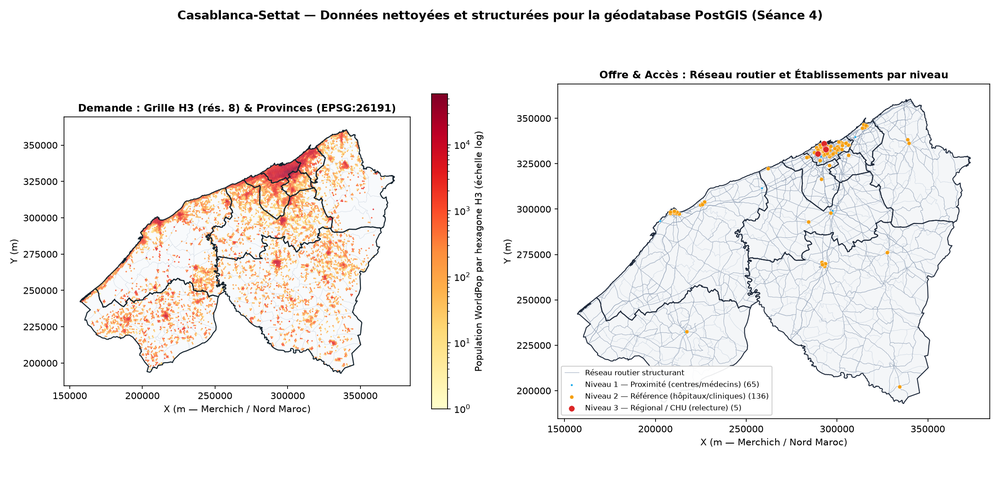
#> input picture preuves/carte_nettoyage.png, 1000 x 480 px, shrunk from 2250 x 1080 before the run
$ python generer_presentation_seance4.py
#> lines starting #> are read from the running program, lines starting #| are printed output that depends on the picture
"""
generer_presentation_seance4.py — Génère le support de présentation PDF 16:9 de la Séance 4
dans le même style graphique que `présentation_scéance3_acquisition.pdf`.
"""
from __future__ import annotations

from pathlib import Path
import matplotlib
matplotlib.use("Agg")
import matplotlib.pyplot as plt
from matplotlib.backends.backend_pdf import PdfPages
from matplotlib.patches import FancyBboxPatch, Rectangle
import matplotlib.image as mpimg

_parent = Path(__file__).resolve().parent.parent
RACINE = _parent.parent if _parent.name.startswith("Phase_") else _parent
CARTE_NETTOYAGE = RACINE / "preuves" / "carte_nettoyage.png"
SORTIE_REPO = RACINE / "presentation" / "seance4_pretraitement.pdf"
SORTIE_DOSSIER = RACINE.parent / "présentation_séance4_prétraitement.pdf"

ENCRE = "#14232E"
SARCELLE = "#1E8A80"
AMBRE = "#C8742A"
BLEU = "#2B7BB9"
ROUGE = "#C0392B"
GRIS = "#6B7280"
FOND = "#F1F4F7"
LIGNE = "#D9DEE3"

TOTAL_PAGES = 12


def nouvelle_page(num: int, section: str = "", titre: str = "", sombre: bool = False):
    fig = plt.figure(figsize=(16, 9), dpi=150)
    ax = fig.add_axes([0, 0, 1, 1])
    ax.set_xlim(0, 16)
    ax.set_ylim(0, 9)
    ax.axis("off")

    if sombre:
        ax.add_patch(Rectangle((0, 0), 16, 9, facecolor=ENCRE, edgecolor="none"))
        ax.add_patch(Rectangle((0, 0), 0.18, 9, facecolor=SARCELLE, edgecolor="none"))
    else:
        ax.add_patch(Rectangle((0, 0), 16, 9, facecolor="white", edgecolor="none"))
        ax.add_patch(Rectangle((0, 0), 0.18, 9, facecolor=SARCELLE, edgecolor="none"))
        if section:
            ax.text(1.1, 8.15, section.upper(), color=AMBRE, fontsize=11, fontweight="bold")
        if titre:
            ax.text(1.1, 7.62, titre, color=ENCRE, fontsize=22, fontweight="bold")
            ax.plot([1.1, 14.9], [7.32, 7.32], color=LIGNE, linewidth=1.2)
        ax.text(
            1.1, 0.42,
            "Accès aux soins — Casablanca-Settat   ·   Séance 4 — Pré-traitement et géodatabase PostGIS",
            color=GRIS, fontsize=9.5,
        )
        ax.text(14.9, 0.42, f"{num} / {TOTAL_PAGES}", color=GRIS, fontsize=9.5, fontweight="bold", ha="right")
    return fig, ax


def page_section(pdf: PdfPages, num_sec: str, titre: str, sous_titre: str):
    fig, ax = nouvelle_page(0, sombre=True)
    ax.text(1.3, 5.4, num_sec, color=AMBRE, fontsize=68, fontweight="bold")
    ax.text(1.3, 4.1, titre, color="white", fontsize=30, fontweight="bold")
    ax.text(1.3, 3.3, sous_titre, color="#94A3B8", fontsize=15)
    pdf.savefig(fig)
    plt.close(fig)


def carte_kpi(ax, x: float, y: float, w: float, h: float, couleur: str, val: str, lbl: str, sous: str):
    ax.add_patch(FancyBboxPatch((x, y), w, h, boxstyle="round,pad=0.04,rounding_size=0.08", facecolor=FOND, edgecolor="none"))
    ax.add_patch(Rectangle((x, y), 0.10, h, facecolor=couleur, edgecolor="none"))
    ax.text(x + 0.25, y + h - 0.55, val, color=couleur, fontsize=21, fontweight="bold")
    ax.text(x + 0.25, y + h - 1.05, lbl, color=ENCRE, fontsize=12, fontweight="bold")
    ax.text(x + 0.25, y + 0.28, sous, color=GRIS, fontsize=9.5)


def construire_pdf(dest: Path):
    dest.parent.mkdir(parents=True, exist_ok=True)
    with PdfPages(dest) as pdf:
        # Slide 1 : Couverture
        fig = plt.figure(figsize=(16, 9), dpi=150)
        ax = fig.add_axes([0, 0, 1, 1])
        ax.set_xlim(0, 16)
        ax.set_ylim(0, 9)
        ax.axis("off")
        ax.add_patch(Rectangle((0, 0), 16, 9, facecolor="white", edgecolor="none"))
        ax.add_patch(Rectangle((0, 0), 8.2, 9, facecolor=ENCRE, edgecolor="none"))
        ax.add_patch(Rectangle((0, 0), 0.18, 9, facecolor=SARCELLE, edgecolor="none"))
        ax.text(0.9, 7.3, "GÉODATA APPLIQUÉE · SÉANCE 4", color=AMBRE, fontsize=12, fontweight="bold")
        ax.text(0.9, 5.5, "Accès aux soins\ndans la région\nCasablanca-Settat", color="white", fontsize=28, fontweight="bold", linespacing=1.18)
        ax.text(0.9, 3.9, "Pré-traitement, validation topologique\net géodatabase PostGIS (EPSG:26191)", color="#CBD5E1", fontsize=15, linespacing=1.3)
        ax.text(0.9, 2.0, "SOUILAH Meryem · MANYANI Hiba · ZOUHRI Imane\nBELMOKHTARE Fatima Ezzahra · GUEROUANE Imane", color="white", fontsize=10.5, linespacing=1.4)
        ax.text(0.9, 1.25, "Élèves ingénieurs 3e année", color="#94A3B8", fontsize=10.5)
        if CARTE_NETTOYAGE.exists():
            img = mpimg.imread(CARTE_NETTOYAGE)
#> img is the input picture: shape (480, 1000, 4) float32; mean R, G, B, A 0.952, 0.941, 0.936, 1
            ax_img = fig.add_axes([0.52, 0.12, 0.46, 0.76])
            ax_img.imshow(img)
            ax_img.axis("off")
        pdf.savefig(fig)
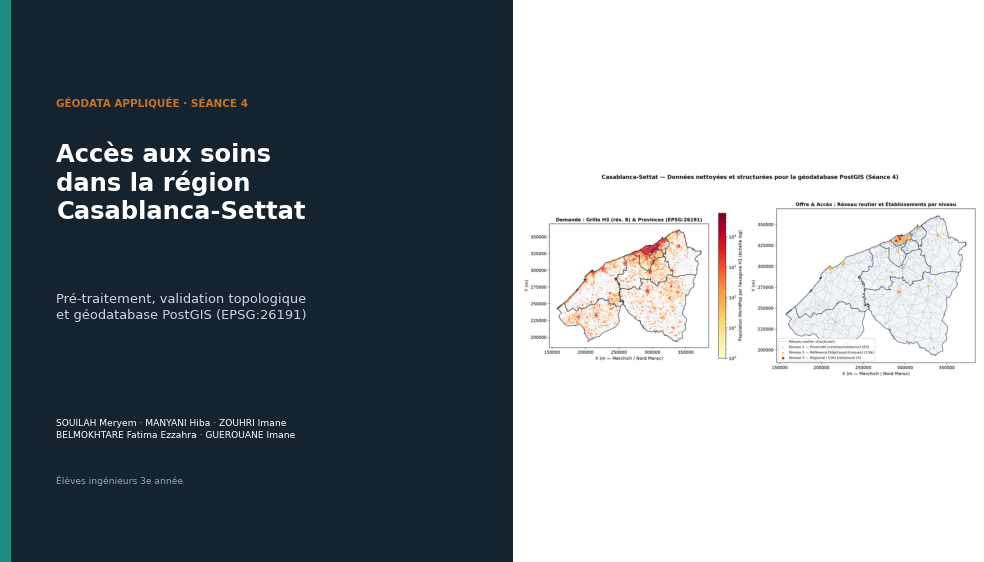
#> figure drawn by matplotlib, 2 panels
        plt.close(fig)

        # Slide 2 : Plan
        fig, ax = nouvelle_page(2, "", "Déroulé de la présentation")
        items = [
            ("01", "Rappel du défi et cahier des charges", "Question spatiale et exigences de l'intersession 3"),
            ("02", "Pipeline de nettoyage et topologie", "Mode --dry-run, doublons point/polygone OSM, graphe routier et grille H3"),
            ("03", "Modèle de données (MCD / MLD) et schéma PostGIS", "8 tables normalisées, 10 clés étrangères, contraintes CHECK et index GIST"),
            ("04", "Requêtes spatiales métier et plans d'exécution", "3 requêtes pour la séance 5 évaluées avec EXPLAIN (ANALYZE, BUFFERS)"),
            ("05", "Démonstration live et sauvegarde", "Preuve de rejet FK/SRID, sauvegarde pg_dump et test de restauration"),
        ]
        for idx, (num, t, st) in enumerate(items):
            y = 6.3 - idx * 1.12
            ax.text(1.1, y, num, color=AMBRE, fontsize=20, fontweight="bold")
            ax.text(2.2, y + 0.12, t, color=ENCRE, fontsize=15, fontweight="bold")
            ax.text(2.2, y - 0.22, st, color=GRIS, fontsize=11)
            ax.plot([1.1, 14.9], [y - 0.45, y - 0.45], color=LIGNE, linewidth=0.9)
        pdf.savefig(fig)
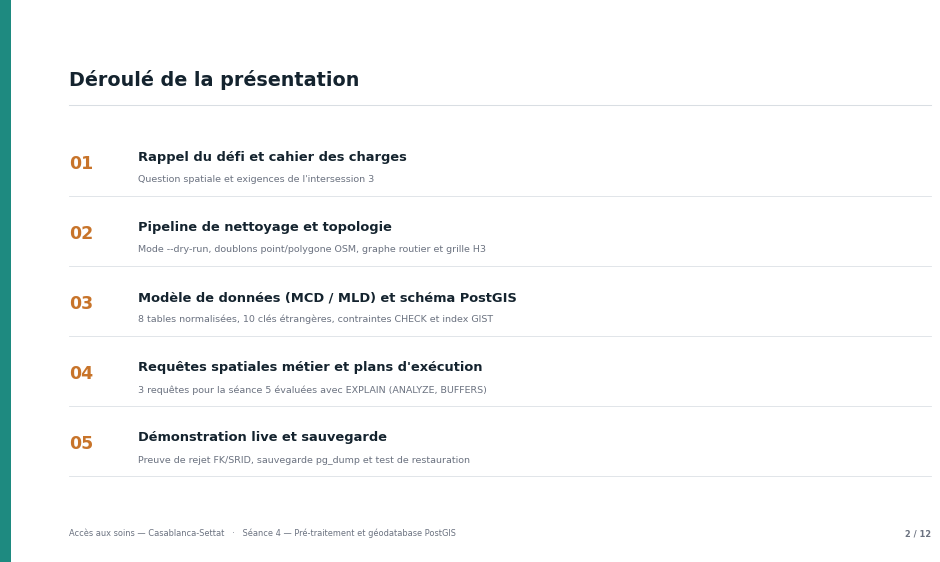
#> figure drawn by matplotlib, 1 panel
        plt.close(fig)

        # Slide 3 : Section 01
        page_section(pdf, "01", "Le défi et les attendus de la séance 4", "De la donnée brute collectée à une géodatabase PostGIS opérationnelle")
#> in page_section, `pdf.savefig(fig)`:
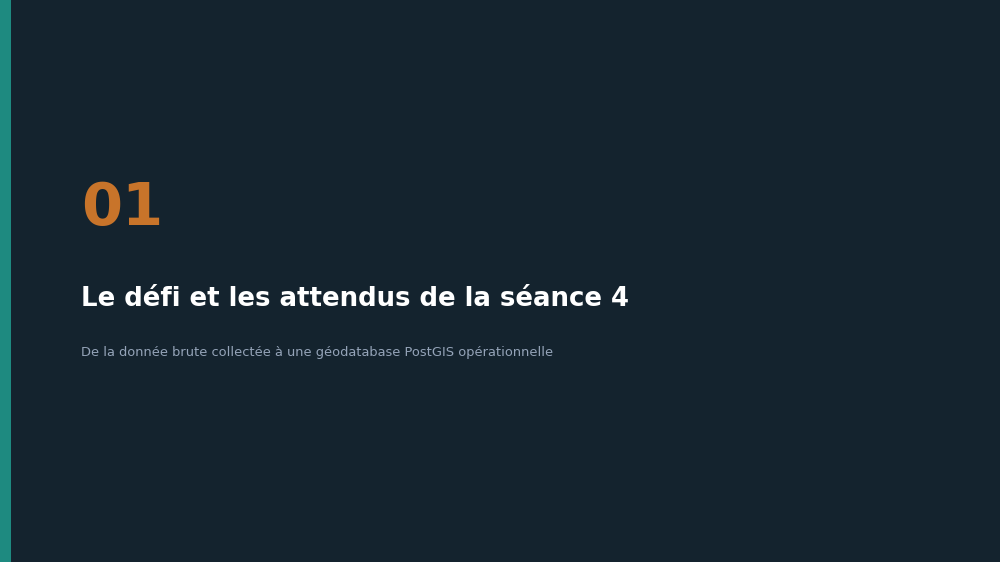
#> figure drawn by matplotlib, 1 panel

        # Slide 4 : Checklist Intersession 3
        fig, ax = nouvelle_page(4, "Le défi et la phase", "Conformité complète au cahier des charges de l'intersession 3")
        lignes = [
            ("1. Détection/correction des géométries invalides, doublons, hors emprise", "scripts/nettoyage.py + ST_MakeValid (100 % valides)", "✓"),
            ("2. Mode « rapport seul » (--dry-run) et rapport avant/après", "python scripts/nettoyage.py --dry-run → preuves/rapport_nettoyage.md", "✓"),
            ("3. Cas réel de désaccord topologique du thème traité", "Doublons point/polygone OSM (< 35 m) + topologisation graphe routier", "✓"),
            ("4. DDL du schéma PostGIS, contraintes FK/CHECK, import ogr2ogr, index GIST", "sql/schema.sql (8 tables, 10 FK, 6 index GIST, 10 index B-tree)", "✓"),
            ("5. Trois requêtes spatiales métier utiles pour la séance 5 + EXPLAIN ANALYZE", "sql/requetes.sql + preuves/resultats_requetes_seance4.md", "✓"),
            ("6. Base peuplée, dump restaurable et test de restauration automatique", "sql/acces_soins.backup (42,1 Mo, pg_restore testé)", "✓"),
        ]
        ax.add_patch(Rectangle((1.1, 6.45), 13.8, 0.55, facecolor=ENCRE, edgecolor="none"))
        ax.text(1.3, 6.65, "Exigence de l'intersession 3", color="white", fontsize=11, fontweight="bold")
        ax.text(8.6, 6.65, "Livrable réalisé dans le dépôt", color="white", fontsize=11, fontweight="bold")
        ax.text(14.5, 6.65, "État", color="white", fontsize=11, fontweight="bold", ha="center")
        for i, (c1, c2, st) in enumerate(lignes):
            y = 5.65 - i * 0.78
            if i % 2 == 1:
                ax.add_patch(Rectangle((1.1, y - 0.22), 13.8, 0.75, facecolor=FOND, edgecolor="none"))
            ax.text(1.3, y + 0.08, c1, color=ENCRE, fontsize=10.5, fontweight="bold")
            ax.text(8.6, y + 0.08, c2, color=BLEU, fontsize=10, family="monospace")
            ax.text(14.5, y + 0.08, st, color=SARCELLE, fontsize=14, fontweight="bold", ha="center")
        pdf.savefig(fig)
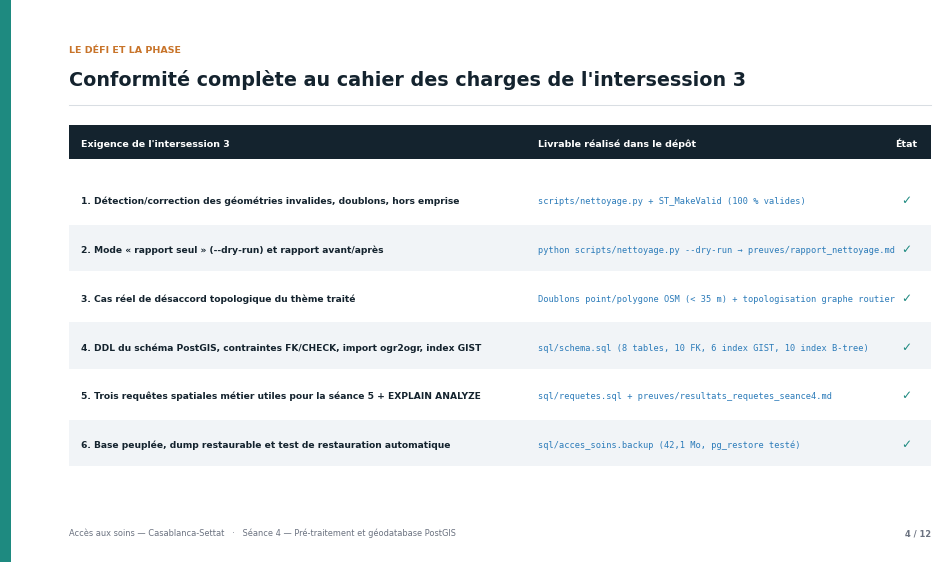
#> figure drawn by matplotlib, 1 panel
        plt.close(fig)

        # Slide 5 : Section 02
        page_section(pdf, "02", "Nettoyage et validation topologique", "Traçabilité avant/après, mode --dry-run et résolution des conflits spatiaux")

        # Slide 6 : Bilan chiffré
        fig, ax = nouvelle_page(6, "Nettoyage et topologie", "Bilan avant / après nettoyage (toutes couches en EPSG:26191)")
        carte_kpi(ax, 1.1, 5.25, 2.55, 1.65, BLEU, "153 / 153", "Communes HCP", "9 provinces, 7,69 M hab.")
        carte_kpi(ax, 3.9, 5.25, 2.55, 1.65, ROUGE, "1 583", "Établissements", "146 hors région, 8 topo")
        carte_kpi(ax, 6.7, 5.25, 2.55, 1.65, AMBRE, "318 229", "Arcs routiers", "228 554 nœuds (99,8 %)")
        carte_kpi(ax, 9.5, 5.25, 2.55, 1.65, SARCELLE, "25 255", "Hexagones H3", "7 113 peuplés (7,39 M)")
        carte_kpi(ax, 12.3, 5.25, 2.60, 1.65, ENCRE, "100 %", "Géom. valides", "ST_IsValid vérifié")

        rows = [
            ("province", "153 communes", "0 → 0", "0", "Fermeture ±5 m", "9 MultiPolygon"),
            ("commune", "153 relations OSM", "0 → 0", "0", "0 hors région", "153 (100 % jointes HCP)"),
            ("etablissement", "1 737 points/bât.", "0 → 0", "8 doublons topo (< 35 m)", "146 hors région", "1 583 Point"),
            ("troncon", "130 783 voies OSM", "0 → 0", "0", "196 boucles (départ=arrivée)", "318 229 LineString"),
            ("noeud", "Non topologisé", "0 → 0", "—", "532 en îlots isolés exclus", "228 554 Point"),
            ("maille_h3", "26 789 cellules", "0 → 0", "0", "1 534 hors région", "25 255 Polygon"),
        ]
        headers = ["Table PostGIS", "Entités brutes", "Invalides", "Doublons traités", "Hors région / boucles", "Entités propres"]
        xs = [1.2, 3.5, 6.0, 7.6, 10.5, 13.3]
        ax.add_patch(Rectangle((1.1, 4.35), 13.8, 0.48, facecolor=ENCRE, edgecolor="none"))
        for x, h in zip(xs, headers):
            ax.text(x, 4.52, h, color="white", fontsize=10, fontweight="bold")
        for i, r in enumerate(rows):
            y = 3.82 - i * 0.48
            if i % 2 == 1:
                ax.add_patch(Rectangle((1.1, y - 0.14), 13.8, 0.46, facecolor=FOND, edgecolor="none"))
            for j, (x, val) in enumerate(zip(xs, r)):
                ax.text(x, y, val, color=ENCRE if j < 5 else SARCELLE, fontsize=9.8, fontweight="bold" if j in (0, 5) else "normal")
        pdf.savefig(fig)
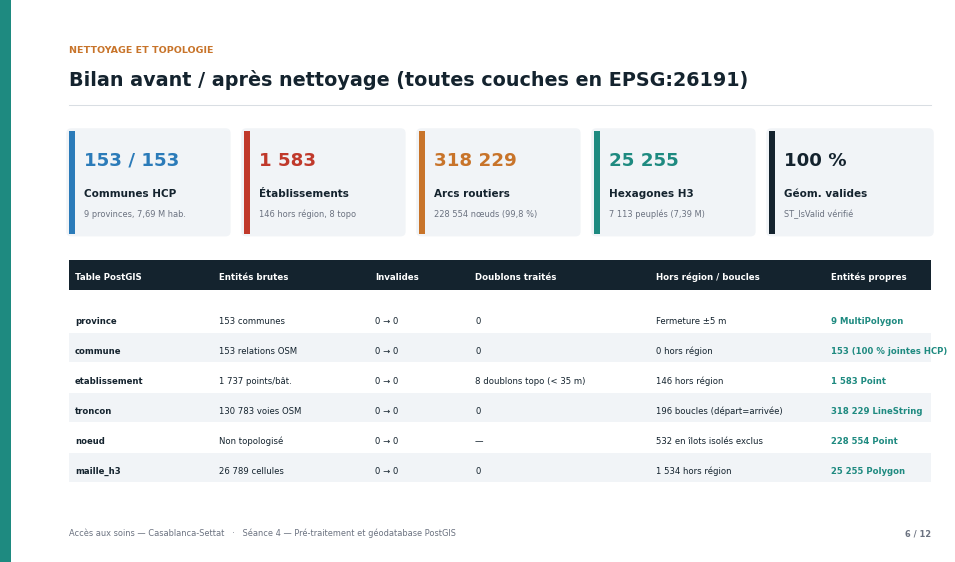
#> figure drawn by matplotlib, 1 panel
        plt.close(fig)

        # Slide 7 : Désaccords topologiques traités
        import textwrap
        fig, ax = nouvelle_page(7, "Nettoyage et topologie", "Trois cas réels de désaccord topologique et sémantique résolus")
        blocs = [
            (
                "A", "Doublons point / polygone",
                [
                    "Dans OSM, plusieurs établissements sont saisis à la fois comme bâtiment (way/*) et comme point (node/*) à quelques mètres d'écart.",
                    "• Détection par arbre KD (rayon ≤ 35 m) à code_type identique.",
                    "• Fusion des attributs (nom, secteur, nb_lits, urgences) vers l'entité principale.",
                    "• 8 doublons éliminés : Hôpital Sidi Othmane (21,9 m), Clinique Avicenne (16,0 m), Pharmacie Al Fath (2,7 m)...",
                ]
            ),
            (
                "B", "Topologie du graphe routier",
                [
                    "Les 130 783 voies Geofabrik ne sont pas découpées aux carrefours et comportent des boucles et îlots isolés.",
                    "• Détection vectorisée des sommets partagés (≥ 2 voies, précision 0,1 m) et découpage en 318 229 arcs.",
                    "• Élimination de 196 boucles (noeud_depart = noeud_arrivee).",
                    "• Filtrage de 91 micro-îlots isolés (532 nœuds) : 99,8 % du graphe est connexe (accrochage médian = 22,4 m).",
                ]
            ),
            (
                "C", "Conflits tags OSM & CHU",
                [
                    "Certains centres de radiologie, labos ou kinés sont tagués clinic, et des cliniques privées sont taguées hospital.",
                    "• Recroisement sémantique du nom avec les tags OSM (labo/radio/kiné → autre, inclus_analyse = false).",
                    "• Relecture métier tracée (niveau_source = 'relecture') pour les 5 hôpitaux de niveau 3 (CHU Ibn Rochd, 20 Août, Harouchi, Cheikh Khalifa, Mohammed VI).",
                ]
            ),
        ]
        for idx, (lettre, titre_b, paras) in enumerate(blocs):
            x = 1.1 + idx * 4.7
            ax.add_patch(FancyBboxPatch((x, 1.15), 4.4, 5.7, boxstyle="round,pad=0.05,rounding_size=0.1", facecolor=FOND, edgecolor=LIGNE))
            ax.text(x + 0.22, 6.25, lettre, color=AMBRE, fontsize=25, fontweight="bold")
            ax.text(x + 0.78, 6.30, titre_b, color=ENCRE, fontsize=12.0, fontweight="bold")
            wrapped = "\n\n".join(textwrap.fill(p, width=44) for p in paras)
            ax.text(x + 0.22, 5.82, wrapped, color=ENCRE, fontsize=9.6, va="top", linespacing=1.32)
        pdf.savefig(fig)
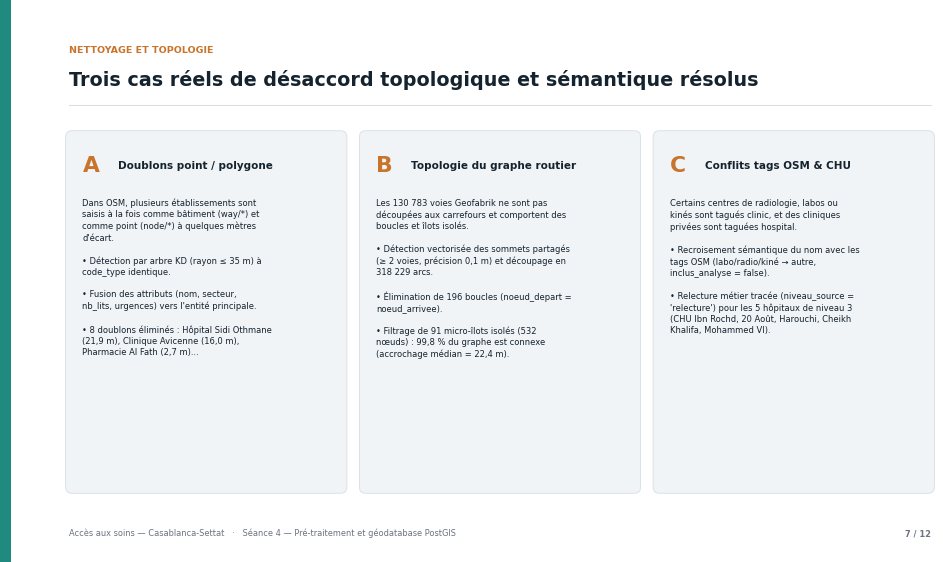
#> figure drawn by matplotlib, 1 panel
        plt.close(fig)

        # Slide 8 : Carte de contrôle
        fig, ax = nouvelle_page(8, "Nettoyage et topologie", "Contrôle visuel des couches nettoyées en EPSG:26191")
        if CARTE_NETTOYAGE.exists():
            img = mpimg.imread(CARTE_NETTOYAGE)
            ax_img = fig.add_axes([0.07, 0.09, 0.86, 0.72])
            ax_img.imshow(img)
            ax_img.axis("off")
        pdf.savefig(fig)
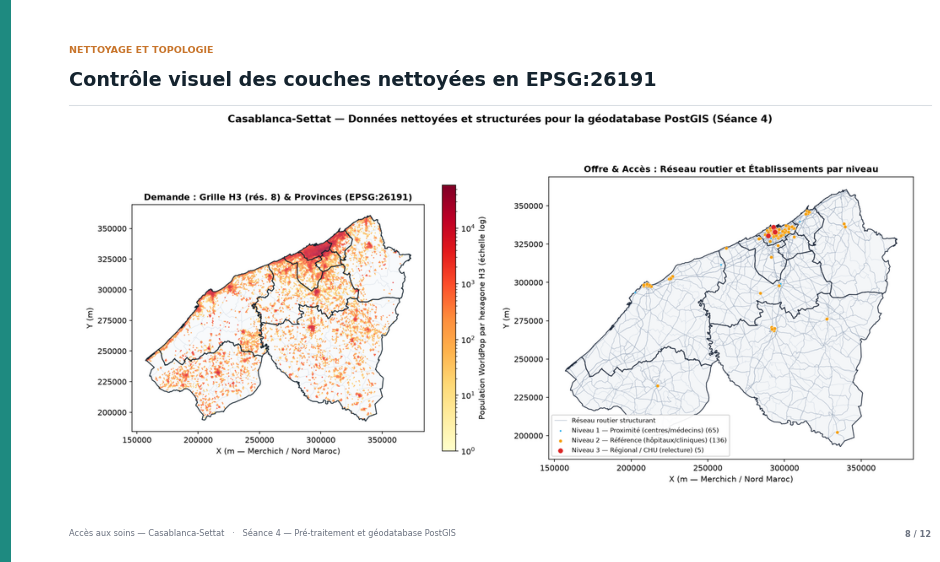
#> figure drawn by matplotlib, 2 panels
        plt.close(fig)

        # Slide 9 : Section 03 — Modèle et schéma PostGIS
        page_section(pdf, "03", "Modèle (MCD / MLD) et schéma PostGIS", "8 tables normalisées, 10 clés étrangères, contraintes CHECK et index GIST")
#> (the rest of the program and of its run is left out)
